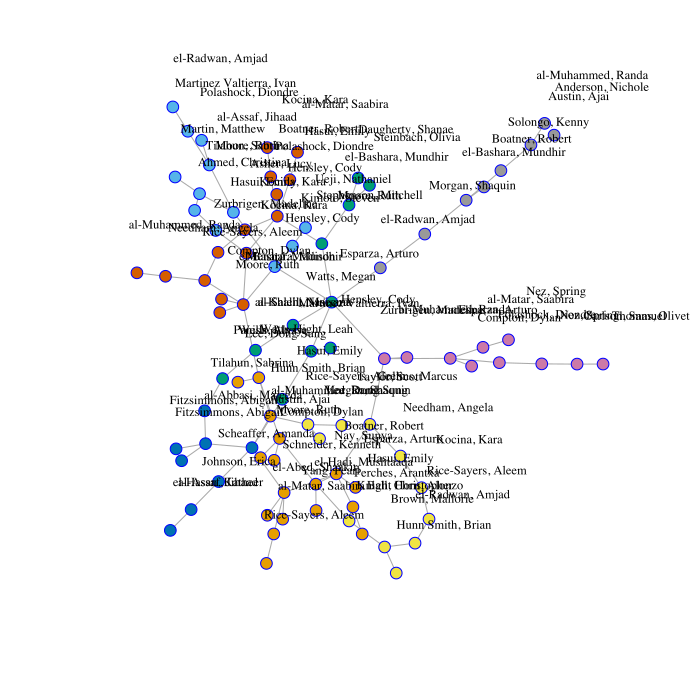

Generate this figure with R:
library('randomNames') 
NUMOFLINKS = 100
relations = data.frame(source = randomNames(1000,which.names='both'), target = "")
relations = relations[rep(seq_len(nrow(relations)), sample(1:10,nrow(relations), replace=T)),]
relations = relations[sample(nrow(relations),NUMOFLINKS),] 
relations$target = sample(relations$source,nrow(relations), replace = T)
relations = relations[relations[,1]!=relations[,2], ] 
 
# Have a look to the input table !
head(relations)
 
## Plot the graph using the IGRAPH package
library("igraph")
vertices<-data.frame("name" = unique(unlist(relations))) # node names
g = graph.data.frame(relations, directed=F, vertices=vertices) # raw graph

vertices$group = edge.betweenness.community(g)$membership # betweeness centrality for each node for grouping
 
 
plot(g,
     #mark.groups=vertices$group, # group vertices by betweeness indicator (redish blob background)
     layout=layout.auto, 
     vertex.color = vertices$group, # color vertices by edge betweeness
	vertex.label= relations$target,
	vertex.label.dist=4.0, #puts the name labels slightly off the dots
	vertex.label.color='black', #the color of the name labels
	vertex.label.font=1,	
	vertex.label.cex=.75,	#specifies the size of the font of the labels. can also be made to vary
	vertex.frame.color='blue', #the color of the border of the dots 
     vertex.size=5, 
     edge.arrow.size=0.8)

 
